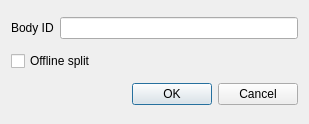
<?xml version="1.0" encoding="UTF-8"?>
<ui version="4.0">
 <class>ZFlyEmBodySplitDialog</class>
 <widget class="QDialog" name="ZFlyEmBodySplitDialog">
  <property name="geometry">
   <rect>
    <x>0</x>
    <y>0</y>
    <width>309</width>
    <height>124</height>
   </rect>
  </property>
  <property name="windowTitle">
   <string>Dialog</string>
  </property>
  <layout class="QVBoxLayout" name="verticalLayout">
   <item>
    <layout class="QHBoxLayout" name="horizontalLayout">
     <item>
      <widget class="QLabel" name="label">
       <property name="text">
        <string>Body ID</string>
       </property>
      </widget>
     </item>
     <item>
      <widget class="QLineEdit" name="bodyLineEdit"/>
     </item>
    </layout>
   </item>
   <item>
    <layout class="QHBoxLayout" name="horizontalLayout_2">
     <item>
      <widget class="QCheckBox" name="offlineCheckBox">
       <property name="text">
        <string>Offline split</string>
       </property>
      </widget>
     </item>
     <item>
      <spacer name="horizontalSpacer">
       <property name="orientation">
        <enum>Qt::Horizontal</enum>
       </property>
       <property name="sizeHint" stdset="0">
        <size>
         <width>40</width>
         <height>20</height>
        </size>
       </property>
      </spacer>
     </item>
    </layout>
   </item>
   <item>
    <widget class="QDialogButtonBox" name="buttonBox">
     <property name="orientation">
      <enum>Qt::Horizontal</enum>
     </property>
     <property name="standardButtons">
      <set>QDialogButtonBox::Cancel|QDialogButtonBox::Ok</set>
     </property>
    </widget>
   </item>
  </layout>
 </widget>
 <resources/>
 <connections>
  <connection>
   <sender>buttonBox</sender>
   <signal>accepted()</signal>
   <receiver>ZFlyEmBodySplitDialog</receiver>
   <slot>accept()</slot>
   <hints>
    <hint type="sourcelabel">
     <x>248</x>
     <y>254</y>
    </hint>
    <hint type="destinationlabel">
     <x>157</x>
     <y>274</y>
    </hint>
   </hints>
  </connection>
  <connection>
   <sender>buttonBox</sender>
   <signal>rejected()</signal>
   <receiver>ZFlyEmBodySplitDialog</receiver>
   <slot>reject()</slot>
   <hints>
    <hint type="sourcelabel">
     <x>316</x>
     <y>260</y>
    </hint>
    <hint type="destinationlabel">
     <x>286</x>
     <y>274</y>
    </hint>
   </hints>
  </connection>
 </connections>
</ui>
